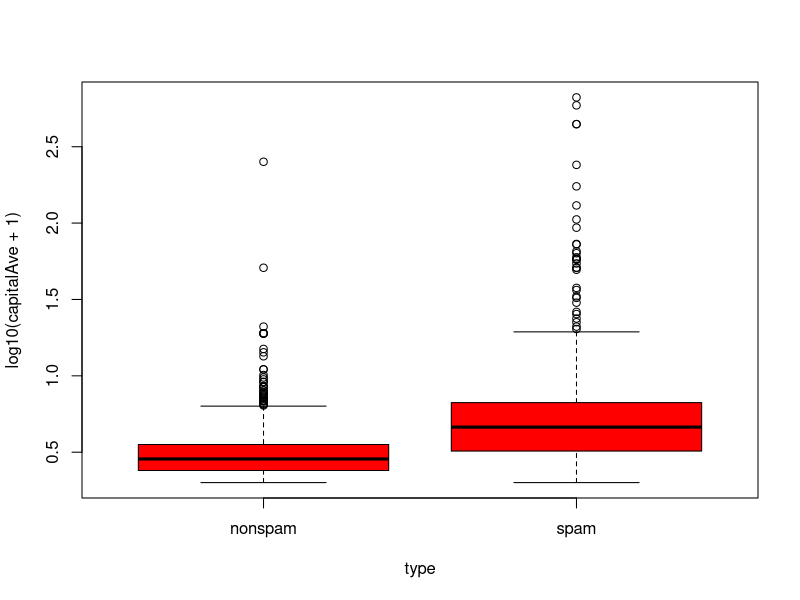
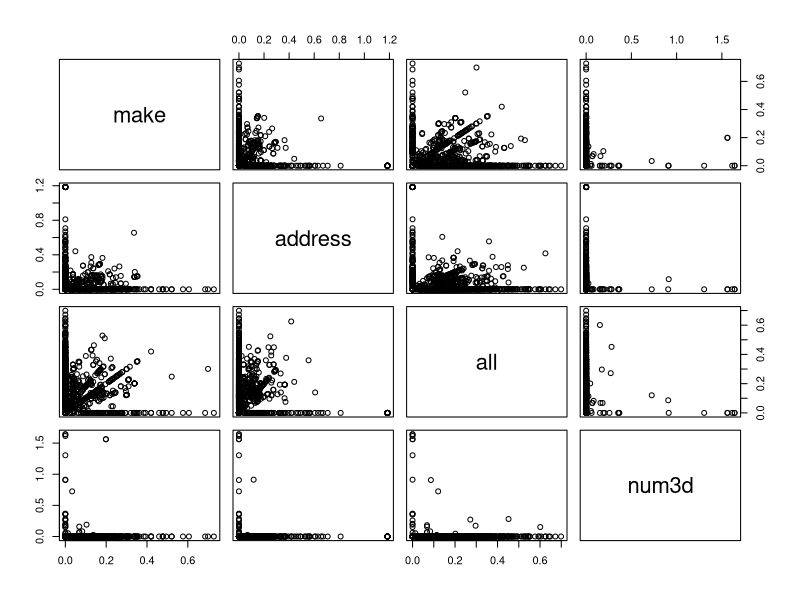
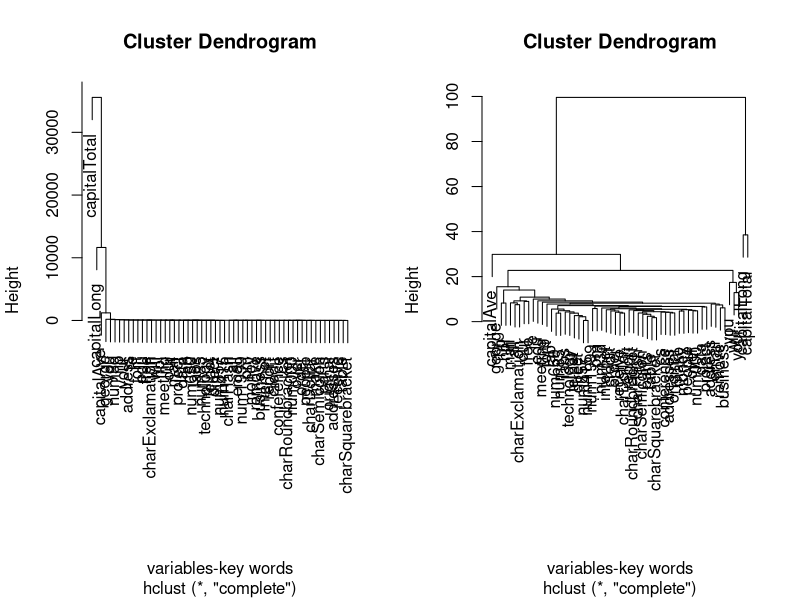

R code for these plots, in order:
## ---- chunk 1
library(kernlab)
data(spam)
dim(spam)
str(spam[,1:5])
## ---- chunk 2
set.seed(3435)
trainIndicator <- rbinom(4601,size = 1 , prob = 0.5)
table(trainIndicator)
## ---- chunk 3
trainSpam <- spam[trainIndicator == 1, ]
testSpam  <- spam[trainIndicator == 0, ]
## ---- chunk 4
head(names(trainSpam),20)
## ---- chunk 5
print(trainSpam[1:5,1:20])
## ---- chunk 6
table(trainSpam$type)
## ---- chunk 7
boxplot(log10(capitalAve+1) ~ type , data = trainSpam,col = 'red')
## ---- chunk 8
pairs(log10(trainSpam[,1:4]+1))
## ---- chunk 9
par(mfrow=c(1,2))
hCluster <- hclust(dist(t(trainSpam[,1:57])))
plot(hCluster,xlab = 'variables-key words')
hClusterUpadated <- hclust(dist(t(log10(trainSpam[,1:57]+1))))
plot(hClusterUpadated,xlab = 'variables-key words')
## ---- chunk 10
trainSpam$numType <- as.numeric(trainSpam$type) - 1
costFunction      <- function( x , y ){
  sum( x != (y > 0.5))
}
cvError <- rep(NA,55)
library(boot)
for (ii in 1:55){
  lmFormula   <- reformulate(names(trainSpam[ii]),response = 'numType')
  glmFit      <- glm(lmFormula, family = 'binomial',data = trainSpam)
  cvError[ii] <- cv.glm(trainSpam,glmFit,costFunction,2)$delta[2]
}
## ---- chunk 11
x<-names(trainSpam[which.min(cvError)])
print(x)
## ---- chunk 12
#use the best model from the group
predictionModel <- glm(numType ~ charDollar,family = 'binomial',data=trainSpam)
#get predictions on the test set
predictionTest  <- predict(predictionModel,testSpam)
predictedSpam   <- rep('nonspam',dim(testSpam)[1])
#classify as 'spam' for those with prob > 0.5
predictedSpam[predictionModel$fitted > 0.5] <- 'spam'
library(xtable)
x<-xtable(table(predictedSpam,testSpam$type))
print(x,type='html')
